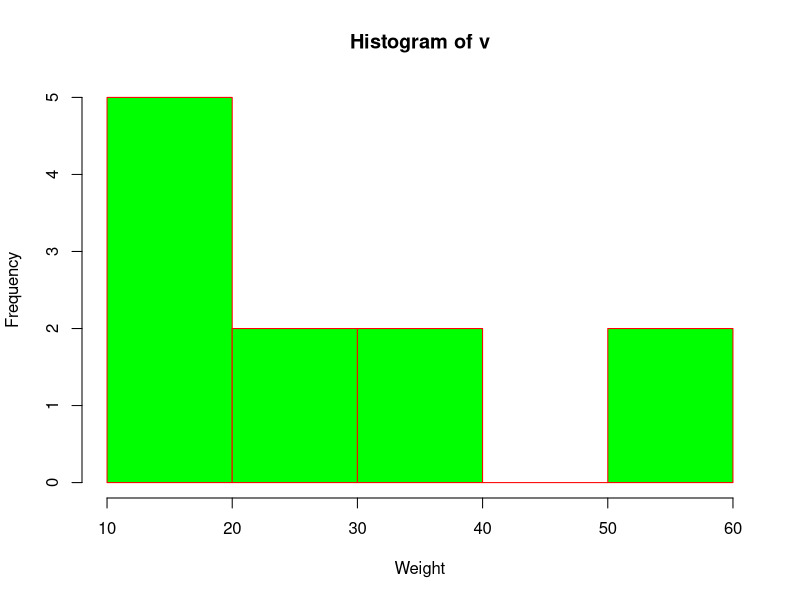

Source code (R):
v <-  c(12,24,16,38,21,13,55,17,39,10,60)  
# Giving a name to the chart file.  
png(file = "histogram_chart.png")  
# Creating the histogram.  
hist(v,xlab = "Weight",ylab="Frequency",col = "green",border = "red")  
# Saving the file.  
dev.off()  
